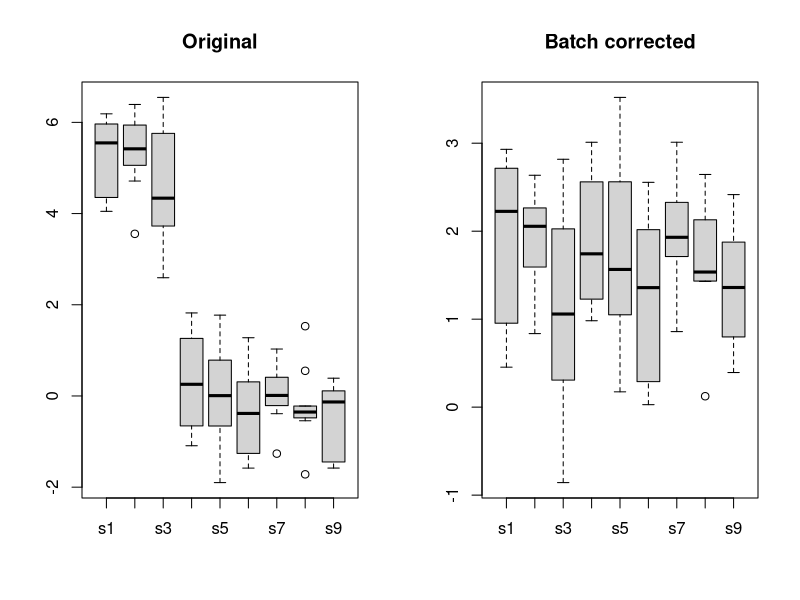
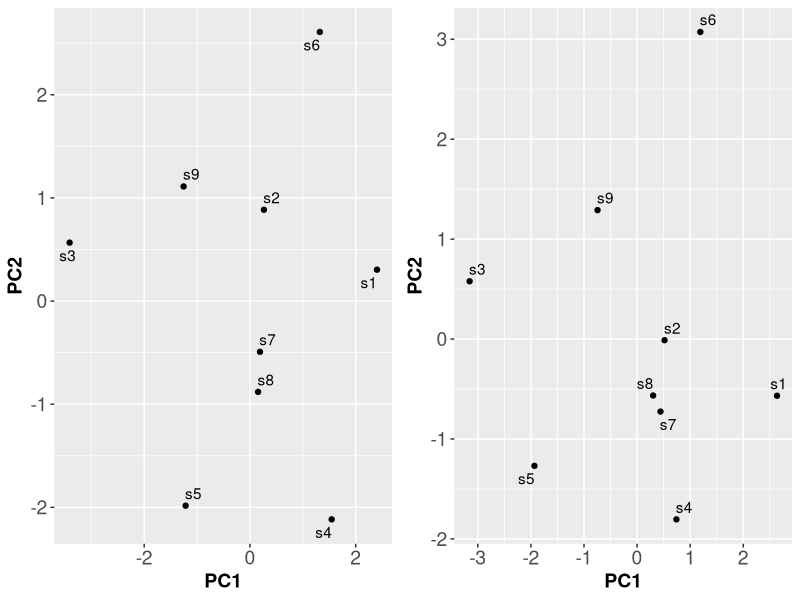
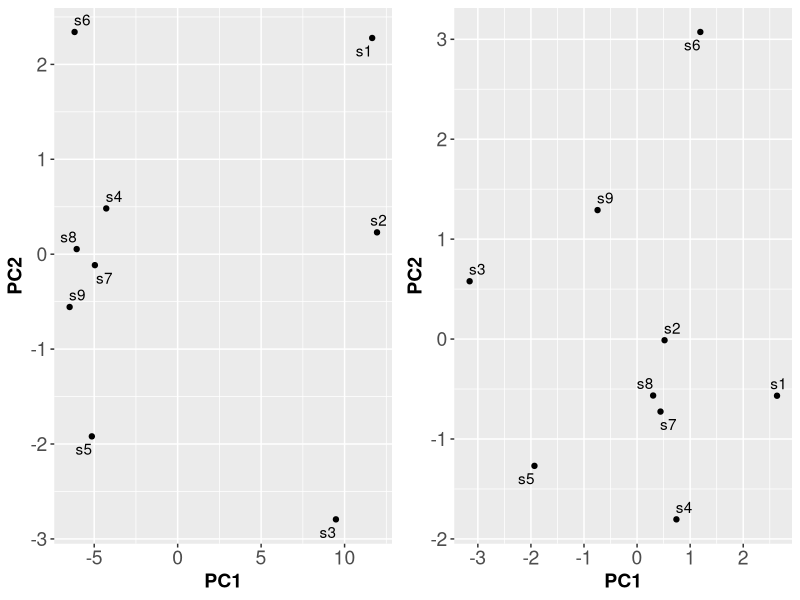

Generate these figures, in order, with R:
#!/usr/bin/env Rscript
library(Cairo)
library(gridExtra)
library(ggplot2)
library(ggrepel)
library(limma)

y <- matrix(rnorm(10*9),10,9)
colnames(y) <- paste0("s", 1:9)
pc0 <- prcomp(t(y))
xdf0 <- as.data.frame(pc0$x)

# perturb
y[,1:3] <- y[,1:3] + 5
batch <- c("A","A","A","B","B","B","C","C","C")
y2 <- removeBatchEffect(y, batch)

CairoPNG("boxplots.png", 1600, 800)
par(mfrow=c(1,2))
boxplot(as.data.frame(y),main="Original")
boxplot(as.data.frame(y2),main="Batch corrected")
dev.off()

pc1 <- prcomp(t(y))
xdf1 <- as.data.frame(pc1$x)
pc2 <- prcomp(t(y2))
xdf2 <- as.data.frame(pc2$x)
CairoPNG("pcaplots0.png", 1600, 800)
g0 <- ggplot(xdf0, aes(x=PC1, y=PC2, label=rownames(xdf0))) +geom_point() +geom_text_repel() +
    theme(axis.text=element_text(size=14), axis.title=element_text(size=14,face="bold"))
g1 <- ggplot(xdf2, aes(x=PC1, y=PC2, label=rownames(xdf2))) +geom_point() +geom_text_repel() +
    theme(axis.text=element_text(size=14), axis.title=element_text(size=14,face="bold"))
grid.arrange(g0, g1, nrow=1)
dev.off()
CairoPNG("pcaplots2.png", 1600, 800)
g0 <- ggplot(xdf1, aes(x=PC1, y=PC2, label=rownames(xdf1))) +geom_point() +geom_text_repel() +
    theme(axis.text=element_text(size=14), axis.title=element_text(size=14,face="bold"))
g1 <- ggplot(xdf2, aes(x=PC1, y=PC2, label=rownames(xdf2))) +geom_point() +geom_text_repel() +
    theme(axis.text=element_text(size=14), axis.title=element_text(size=14,face="bold"))
grid.arrange(g0, g1, nrow=1)
dev.off()
